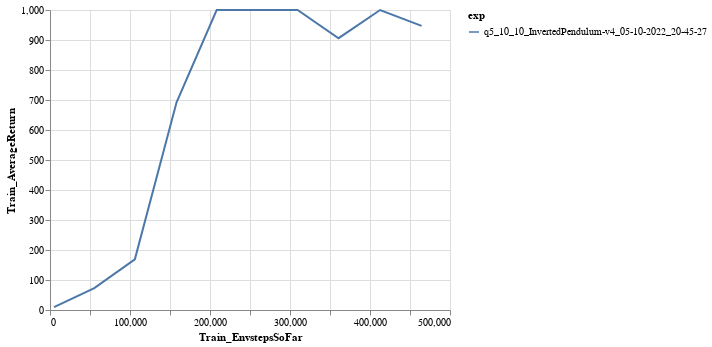

Notebook source saved alongside this figure:
### Code cell
chart = alt.Chart(df_q5).mark_line().encode(
    x=xtag,
    y=ytag,
    color='exp'
)
chart = chart.configure_legend(
    labelLimit=1000
)
chart

### Figure 1 — Vega-Lite specification as saved in the notebook (floating-point values rounded to 4 significant figures)
{"config": {"view": {"continuousWidth": 400, "continuousHeight": 300}, "legend": {"labelLimit": 1000}}, "data": {"name": "data-2f7ff80d097e2f660c7fc3061d77b546"}, "mark": "line", "encoding": {"color": {"field": "exp", "type": "nominal"}, "x": {"field": "Train_EnvstepsSoFar", "type": "quantitative"}, "y": {"field": "Train_AverageReturn", "type": "quantitative"}}, "$schema": "https://vega.github.io/schema/vega-lite/v4.17.0.json", "datasets": {"data-2f7ff80d097e2f660c7fc3061d77b546": [{"Train_EnvstepsSoFar": 5005.0, "Train_AverageReturn": 9.32, "exp": "q5_10_10_InvertedPendulum-v4_05-10-2022_20-45-27"}, {"Train_EnvstepsSoFar": 55360.0, "Train_AverageReturn": 72.79, "exp": "q5_10_10_InvertedPendulum-v4_05-10-2022_20-45-27"}, {"Train_EnvstepsSoFar": 106000.0, "Train_AverageReturn": 168.8, "exp": "q5_10_10_InvertedPendulum-v4_05-10-2022_20-45-27"}, {"Train_EnvstepsSoFar": 158200.0, "Train_AverageReturn": 692.1, "exp": "q5_10_10_InvertedPendulum-v4_05-10-2022_20-45-27"}, {"Train_EnvstepsSoFar": 208400.0, "Train_AverageReturn": 1000.0, "exp": "q5_10_10_InvertedPendulum-v4_05-10-2022_20-45-27"}, {"Train_EnvstepsSoFar": 259500.0, "Train_AverageReturn": 1000.0, "exp": "q5_10_10_InvertedPendulum-v4_05-10-2022_20-45-27"}, {"Train_EnvstepsSoFar": 309500.0, "Train_AverageReturn": 1000.0, "exp": "q5_10_10_InvertedPendulum-v4_05-10-2022_20-45-27"}, {"Train_EnvstepsSoFar": 360700.0, "Train_AverageReturn": 906.0, "exp": "q5_10_10_InvertedPendulum-v4_05-10-2022_20-45-27"}, {"Train_EnvstepsSoFar": 412700.0, "Train_AverageReturn": 1000.0, "exp": "q5_10_10_InvertedPendulum-v4_05-10-2022_20-45-27"}, {"Train_EnvstepsSoFar": 464500.0, "Train_AverageReturn": 947.0, "exp": "q5_10_10_InvertedPendulum-v4_05-10-2022_20-45-27"}]}}
